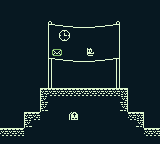

A 2D game scene composited from a Tiled map and its tileset images. What follows is a short description and the map's XML, with every tile layer's data as written:
An orthogonal 20x18 tile map with 8x8 px tiles, 2 tile layers (Tile Layer 1, Tile Layer 2), 2 tilesets.

<map version="1.5" tiledversion="1.7.2" orientation="orthogonal" renderorder="right-down" width="20" height="18" tilewidth="8" tileheight="8" infinite="0" nextlayerid="4" nextobjectid="1">
 <tileset firstgid="1" name="bgTiles" tilewidth="8" tileheight="8" tilecount="36" columns="6">
  <image source="../bgTiles.png" width="48" height="48" />
 </tileset>
 <tileset firstgid="37" name="finishTiles" tilewidth="8" tileheight="8" tilecount="63" columns="9">
  <image source="../finishTiles.png" width="72" height="56" />
 </tileset>
 <layer id="1" name="Tile Layer 1" width="20" height="18">
  <data encoding="csv">
18,18,18,18,18,18,18,18,18,18,18,18,18,18,18,18,18,18,18,18,
18,18,18,18,18,18,18,18,18,18,18,18,18,18,18,18,18,18,18,18,
18,18,18,18,18,18,18,18,18,18,18,18,18,18,18,18,18,18,18,18,
18,18,18,18,18,18,18,18,18,18,18,18,18,18,18,18,18,18,18,18,
18,18,18,18,18,18,18,18,18,18,18,18,18,18,18,18,18,18,18,18,
18,18,18,18,18,18,18,18,18,18,18,18,18,18,18,18,18,18,18,18,
18,18,18,18,18,18,18,18,18,18,18,18,18,18,18,18,18,18,18,18,
18,18,18,18,18,18,18,18,18,18,18,18,18,18,18,18,18,18,18,18,
18,18,18,18,18,18,18,18,18,18,18,18,18,18,18,18,18,18,18,18,
18,18,18,18,18,18,18,18,18,18,18,18,18,18,18,18,18,18,18,18,
18,18,18,18,18,18,18,18,18,18,18,18,18,18,18,18,18,18,18,18,
18,18,18,18,18,18,18,18,18,18,18,18,18,18,18,18,18,18,18,18,
18,18,18,18,18,18,18,18,18,18,18,18,18,18,18,18,18,18,18,18,
18,18,18,18,18,18,18,18,18,18,18,18,18,18,18,18,18,18,18,18,
18,18,18,18,18,18,18,18,18,18,18,18,18,18,18,18,18,18,18,18,
18,18,18,18,18,18,18,18,18,18,18,18,18,18,18,18,18,18,18,18,
18,18,18,18,18,18,18,18,18,18,18,18,18,18,18,18,18,18,18,18,
18,18,18,18,18,18,18,18,18,18,18,18,18,18,18,18,18,18,18,18
</data>
 </layer>
 <layer id="3" name="Tile Layer 2" width="20" height="18">
  <data encoding="csv">
0,0,0,0,0,0,0,0,0,0,0,0,0,0,0,0,0,0,0,0,
0,0,0,0,0,0,0,0,0,0,0,0,0,0,0,0,0,0,0,0,
0,0,0,0,0,0,37,38,39,40,41,42,43,44,45,0,0,0,0,0,
0,0,0,0,0,0,46,47,48,49,50,51,52,53,54,0,0,0,0,0,
0,0,0,0,0,0,55,56,57,58,59,60,61,62,63,0,0,0,0,0,
0,0,0,0,0,0,64,65,66,67,68,69,70,71,72,0,0,0,0,0,
0,0,0,0,0,0,73,74,75,76,77,78,79,80,81,0,0,0,0,0,
0,0,0,0,0,0,82,83,84,85,86,87,88,89,90,0,0,0,0,0,
0,0,0,0,0,0,91,92,93,39,39,96,97,98,99,0,0,0,0,0,
0,0,0,0,0,0,91,0,0,0,0,0,0,0,99,0,0,0,0,0,
0,0,0,0,0,0,91,0,0,0,0,0,0,0,99,0,0,0,0,0,
0,0,0,0,0,1,2,2,2,2,2,2,2,2,2,3,0,0,0,0,
0,0,0,0,0,7,0,0,0,0,0,0,0,0,0,9,0,0,0,0,
0,0,0,0,0,7,0,0,0,0,0,0,0,0,0,9,0,0,0,0,
0,0,0,1,2,0,0,0,94,95,0,0,0,0,0,0,2,3,0,0,
0,0,0,7,0,0,0,0,0,0,0,0,0,0,0,0,0,9,0,0,
2,2,2,0,0,0,0,0,0,0,0,0,0,0,0,0,0,0,2,2,
0,0,0,0,0,0,0,0,0,0,0,0,0,0,0,0,0,0,0,0
</data>
 </layer>
</map>
